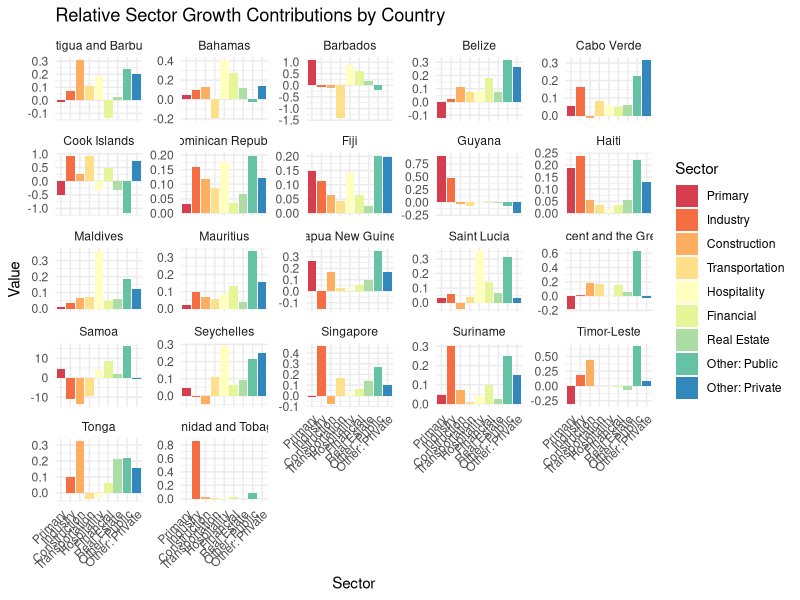

Recreate this plot in R.
library(tidyverse)
library(ggplot2)
library(dplyr)
library(stringr)
library(readxl)
library(openxlsx)
library(rlang)
library(forcats)
rev_4 <- read_excel("ISIC4_tidied.xlsx")
rev_4_targets <- c("Primary", "Industry", "Construction", "Transportation", "Hospitality", "Financial", "Real Estate", "Other: Public", "Other: Private")

#big sector visualization for revision 4 of SNAS
country_avgs <- rev_4 %>%
  group_by(`Country or Area`) %>% 
  summarize(across(all_of(rev_4_targets), ~ mean(.x, na.rm = T)), .groups = "drop") %>% 
  mutate(sum = rowSums(across(all_of(rev_4_targets)), na.rm = T))

write.xlsx(country_avgs, "isic4_country_averages.xlsx")

sector_long <- country_avgs %>% 
  select(-sum) %>% 
  pivot_longer(-`Country or Area`, names_to = "Sector", values_to = "Value")

ggplot(sector_long, aes(x = fct_relevel(Sector, rev_4_targets), y = Value, fill = fct_relevel(Sector, rev_4_targets))) +
  geom_col() +
  facet_wrap(~ `Country or Area`, scales = "free_y") +
  theme_minimal() +
  labs(title = "Relative Sector Growth Contributions by Country",
       x = "Sector",
       y = "Value") +
  theme(axis.text.x = element_text(angle = 45, hjust = 1))+
  scale_fill_brewer(palette = "Spectral", name = "Sector")+
  theme(legend.position = "right")
  #legend(y = Sector, fill = Sector)
